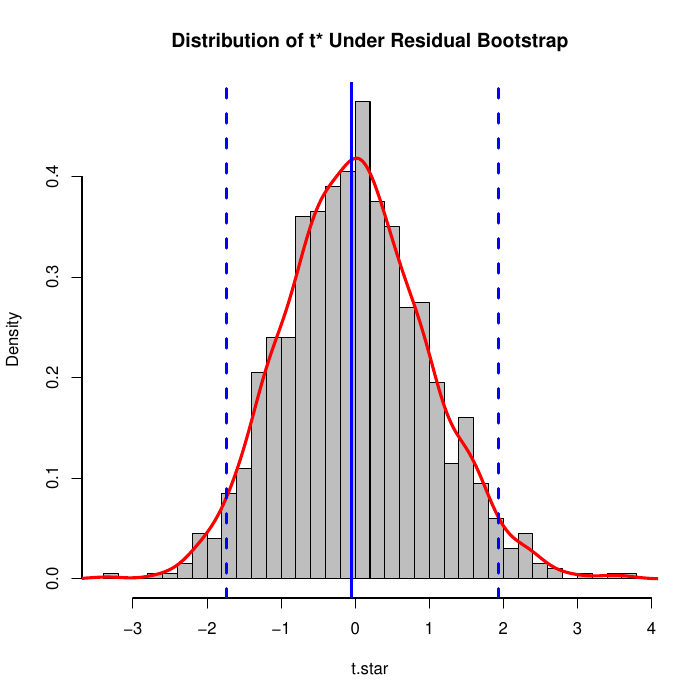

Here is the R script that generated this plot:
library(boot)
library(ISLR)

set.seed(1)

df <- Auto[, c(1, 4, 5)]

X1 <- df[, 2]
X2 <- df[, 3]
y <- df[, 1]

lm.fit <- lm(y ~ X1 + X2)

beta0.hat <- lm.fit$coefficients[1]
beta1.hat <- lm.fit$coefficients[2]
beta2.hat <- lm.fit$coefficients[3]

n <- nrow(df)

beta1.star <- rep(NA, 1000)
beta2.star <- rep(NA, 1000)
t.star <- rep(NA, 1000)

for (r in 1:1000) {
  ind <- sample(1:n, size = n, replace = TRUE)
  u.hat <- lm.fit$residuals[ind]
  y.hat <- beta0.hat + beta1.hat * X1 + beta2.hat * X2 + u.hat
  lm.fit.star <- lm(y.hat ~ X1 + X2)
  beta1.star[r] <- lm.fit.star$coefficients[2]
  t.star[r] <- (beta1.star[r] - beta1.hat) / summary(lm.fit.star)$coefficients[2,2]
}

t.star <- sort(t.star)
crit.t.star <- c(t.star[25], t.star[975])


pdf(file="Homework 7.pdf")
hist(t.star, breaks = 30, probability = TRUE, col= "grey", 
     main = "Distribution of t* Under Residual Bootstrap")
lines(density(t.star), col = "red", lwd = 3)
abline(v = c(crit.t.star, beta1.hat), col = c("blue"), lty = c(2, 2, 1), lwd = 3)
cat(paste("The 95% critical values are", round(crit.t.star[1], 3),
          "and", round(crit.t.star[2], 3), "."))
dev.off()